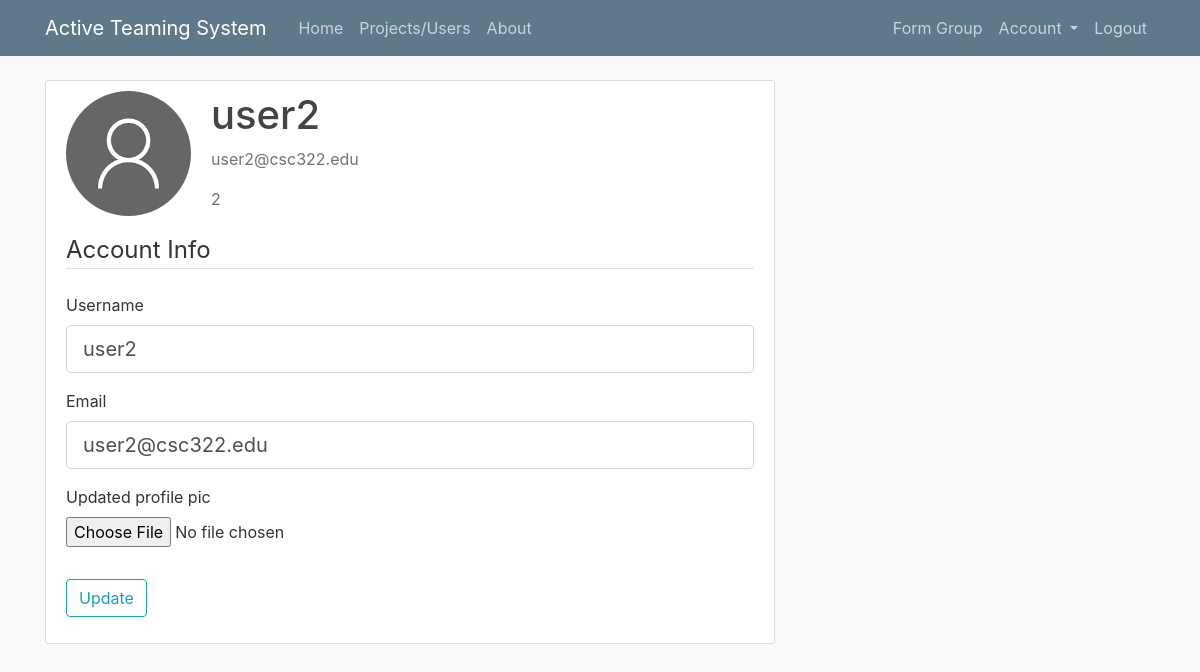
Page /account (signed in) on the committed database.
### application/models.py (models this page shows, shortened)
class User(db.Model,UserMixin):
    id = db.Column(db.Integer, primary_key=True)
    username = db.Column(db.String(20), unique=True, nullable=False)
    email = db.Column(db.String(120), unique=True, nullable=False)
    image_file = db.Column(db.String(20), nullable=False, default='default.jpg')
    password = db.Column(db.String(60), nullable=False)
    rating = db.Column(db.Integer,nullable=False,default=0)
    compliments = db.relationship('Compliment', backref='recipient', lazy=True)
    complaints = db.relationship('Complaint', backref='complainee', lazy=True)
    UserBlacklist = db.relationship('UserBlacklist', backref='user_blacklisted', lazy=True)
    applications = db.relationship('Application', backref='referee', lazy=True)
    is_su = db.Column(db.Boolean, default=False, nullable=False)
    is_blacklisted = db.Column(db.Boolean, default=False, nullable=False)

### application/route.py (the view)
@app.route("/account", methods=['GET', 'POST'])
@login_required
def account():
    form = UpdateAccountForm()
    if form.validate_on_submit():
        if form.picture.data:
            picture_file = save_picture(form.picture.data)
            current_user.image_file = picture_file
        current_user.username = form.username.data
        current_user.email = form.email.data
        db.session.commit()
        flash('Your account has been updated!', 'success')
        return redirect(url_for('account'))
    elif request.method == 'GET':
        form.username.data = current_user.username
        form.email.data = current_user.email
    image_file = url_for('static', filename='profile_pics/' + current_user.image_file)
    return render_template('account.html', title='Account',
                           image_file=image_file, form=form)

### application/forms.py (shortened to what this page needs)
class UpdateAccountForm(FlaskForm):
    username = StringField('Username',
                           validators=[DataRequired(), Length(min=2, max=20)])
    email = StringField('Email',
                        validators=[DataRequired(), Email()])
    picture = FileField('Updated profile pic',validators=[FileAllowed(['jpg','png'])])
    submit = SubmitField('Update')

### application/models.py (called while the page is built)
@login_manager.user_loader
def load_user(user_id):
    return User.query.get(int(user_id))

### application/templates/account.html (shortened to what this page needs)
{% extends "layout.html" %}
{% block content %}
    <div class="content-section">
      <div class="media">
        <img class="rounded-circle account-img" src="{{ image_file }}">
        <div class="media-body">
          <h2 class="account-heading">{{ current_user.username }}</h2>
          <p class="text-secondary">{{ current_user.email }}</p>
          <p class="text-secondary">{{ current_user.id }}</p>
        </div>
      </div>
        <form method="POST" action="" enctype="multipart/form-data">
            <fieldset class="form-group">
                <legend class="border-bottom mb-4">Account Info</legend>
                <div class="form-group">
                    {{ form.username.label(class="form-control-label") }}
                    {% if form.username.errors %}
                        {{ form.username(class="form-control form-control-lg is-invalid") }}
                        <div class="invalid-feedback">
                            {% for error in form.username.errors %}
                                <span>{{ error }}</span>
                            {% endfor %}
                        </div>
                    {% else %}
                        {{ form.username(class="form-control form-control-lg") }}
                    {% endif %}
                </div>
                <div class="form-group">
                    {{ form.email.label(class="form-control-label") }}
                    {% if form.email.errors %}
                        {{ form.email(class="form-control form-control-lg is-invalid") }}
                        <div class="invalid-feedback">
                            {% for error in form.email.errors %}
                                <span>{{ error }}</span>
                            {% endfor %}
                        </div>
                    {% else %}
                        {{ form.email(class="form-control form-control-lg") }}
                    {% endif %}
                </div>
                <div class="form-group">
                    {{ form.picture.label() }}
                    {{ form.picture(class="form-control-file") }}
                </div>
            </fieldset>
            <div class="form-group">
                {{ form.submit(class="btn btn-outline-info") }}
            </div>
        </form>
    </div>
{% endblock content %}

### application/static/main.css (style rules this page uses)
body { background: #fafafa; color: #333333; margin-top: 5rem; }
h1, h2, h3, h4, h5, h6 { color: #444444; }
.content-section { background: #ffffff; padding: 10px 20px; border: 1px solid #dddddd; border-radius: 3px; margin-bottom: 20px; }
.account-img { height: 125px; width: 125px; margin-right: 20px; margin-bottom: 16px; }
.account-heading { font-size: 2.5rem; }

### rows in the picture
User: username "user2", email "user2@csc322.edu", id "2"
